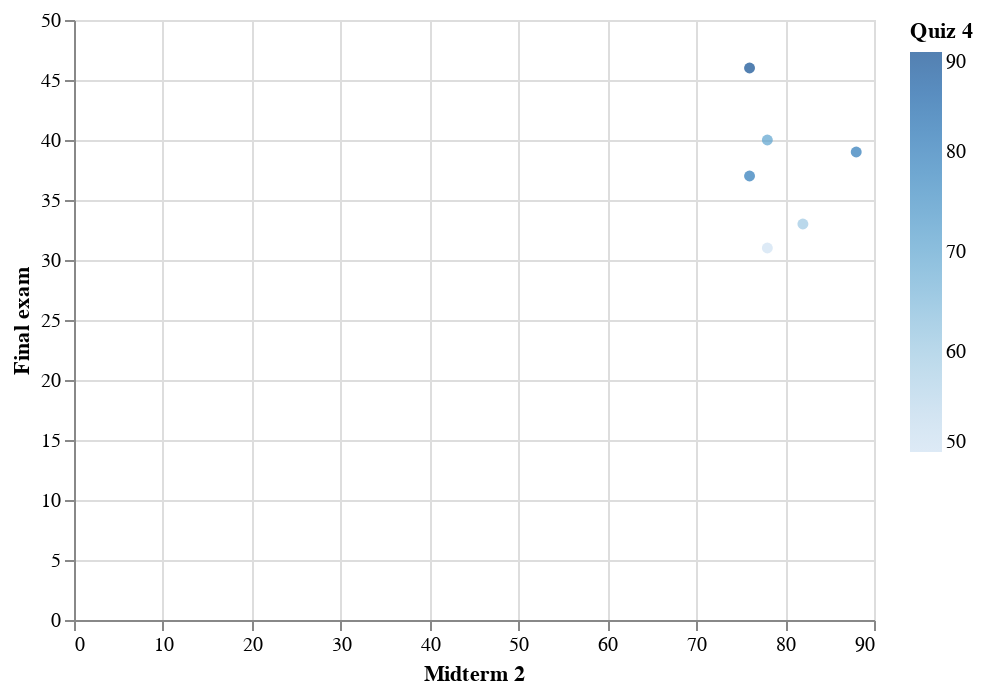

Write notebook code for a chart like this one.
### Markdown cell above
Add one or more additional visual channels (don't use `tooltip` here) to the chart (but not changing the `x` or `y` definitions) so that you can tell which of these students had the lowest score on Quiz 4.

Some options:
* `color` (you might want to use the encoding data type `:O` or `:N` to make the colors more distinct [Reference](https://altair-viz.github.io/user_guide/encoding.html#encoding-data-types)).
* `size`
* If you change to `mark_point`, you can use the `shape` visual channel.  I don't think `shape` works with quantitative data, so you need to use an encoding data type like `:N` in this case.  I personally prefer using `mark_point(filled=True)` over `mark_point()`.

### Code cell
alt.Chart(df_sub).mark_circle().encode(
    x = "Midterm 2",
    y = "Final exam",
    color = "Quiz 4"
)

### Figure 1 — Vega-Lite specification as saved in the notebook (floating-point values rounded to 4 significant figures)
{"config": {"view": {"continuousWidth": 400, "continuousHeight": 300}}, "data": {"name": "data-3f13978ebf3d26668b9ce78142564f85"}, "mark": "circle", "encoding": {"color": {"field": "Quiz 4", "type": "quantitative"}, "x": {"field": "Midterm 2", "type": "quantitative"}, "y": {"field": "Final exam", "type": "quantitative"}}, "$schema": "https://vega.github.io/schema/vega-lite/v4.17.0.json", "datasets": {"data-3f13978ebf3d26668b9ce78142564f85": [{"Student_id": 93619, "Quiz 1": 0, "Quiz 2": 40, "Midterm 1": 68, "Quiz 3": 100, "Quiz 4": 80, "Midterm 2": 88, "Quiz 5": 80, "Final exam": 39, "Webwork": 43, "Total": "F"}, {"Student_id": 63723, "Quiz 1": 0, "Quiz 2": 70, "Midterm 1": 60, "Quiz 3": 0, "Quiz 4": 90, "Midterm 2": 76, "Quiz 5": 60, "Final exam": 46, "Webwork": 32, "Total": "F"}, {"Student_id": 70693, "Quiz 1": 80, "Quiz 2": 70, "Midterm 1": 64, "Quiz 3": 100, "Quiz 4": 80, "Midterm 2": 76, "Quiz 5": 30, "Final exam": 37, "Webwork": 46, "Total": "F"}, {"Student_id": 93643, "Quiz 1": 60, "Quiz 2": 40, "Midterm 1": 50, "Quiz 3": 60, "Quiz 4": 50, "Midterm 2": 78, "Quiz 5": 70, "Final exam": 31, "Webwork": 91, "Total": "F"}, {"Student_id": 81308, "Quiz 1": 80, "Quiz 2": 50, "Midterm 1": 52, "Quiz 3": 80, "Quiz 4": 70, "Midterm 2": 78, "Quiz 5": 0, "Final exam": 40, "Webwork": 74, "Total": "F"}, {"Student_id": 93904, "Quiz 1": 100, "Quiz 2": 30, "Midterm 1": 46, "Quiz 3": 0, "Quiz 4": 60, "Midterm 2": 82, "Quiz 5": 0, "Final exam": 33, "Webwork": 27, "Total": "F"}]}}
